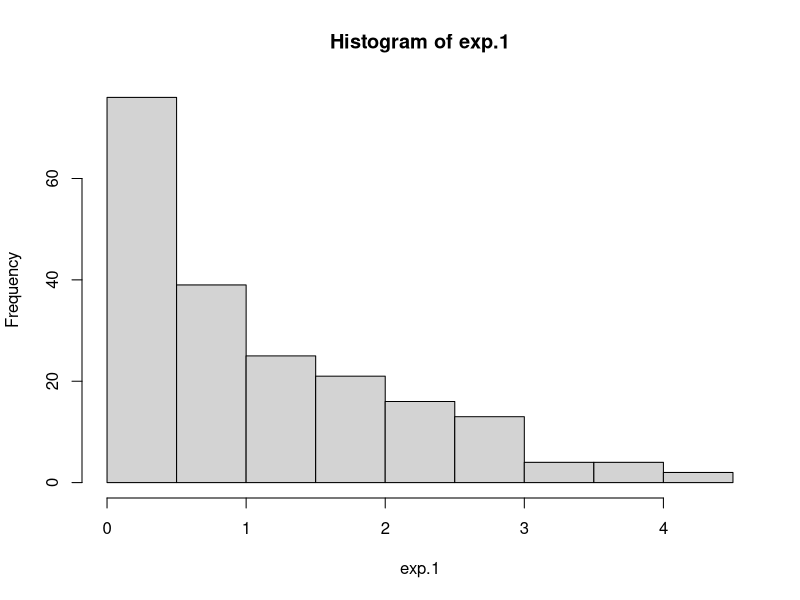
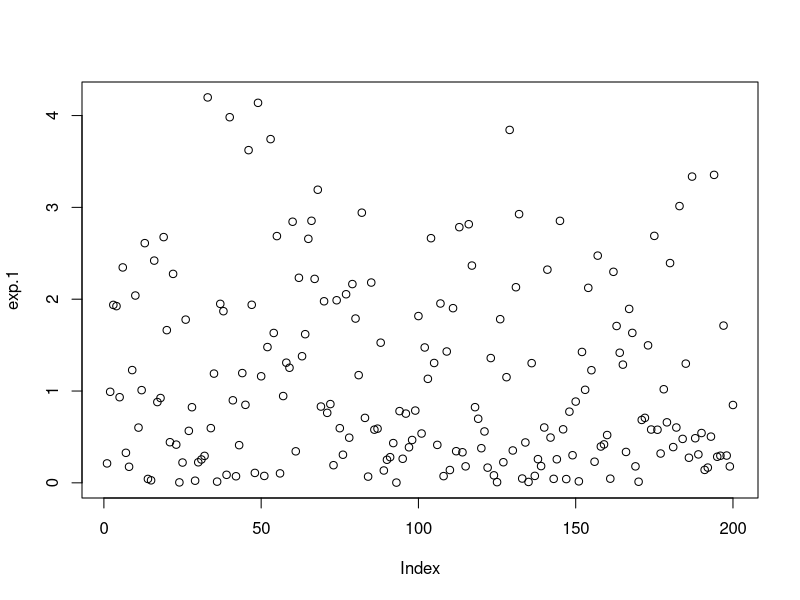
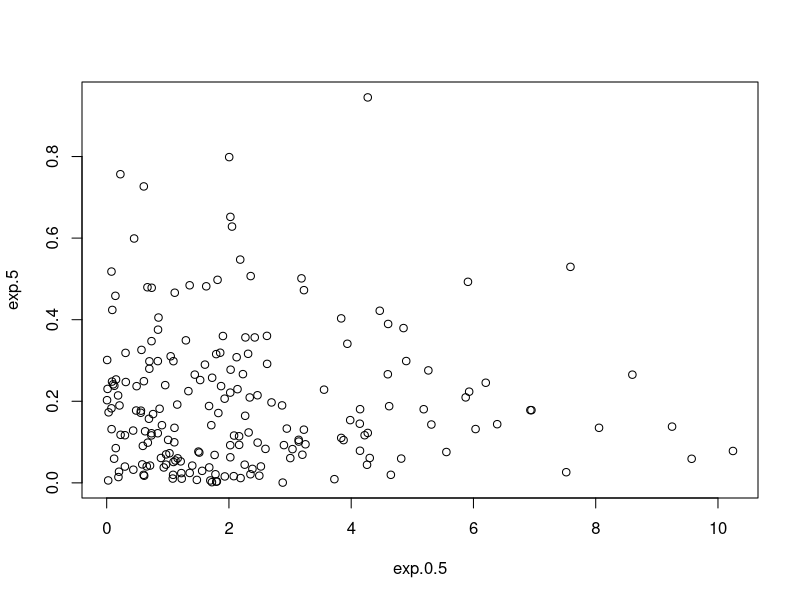
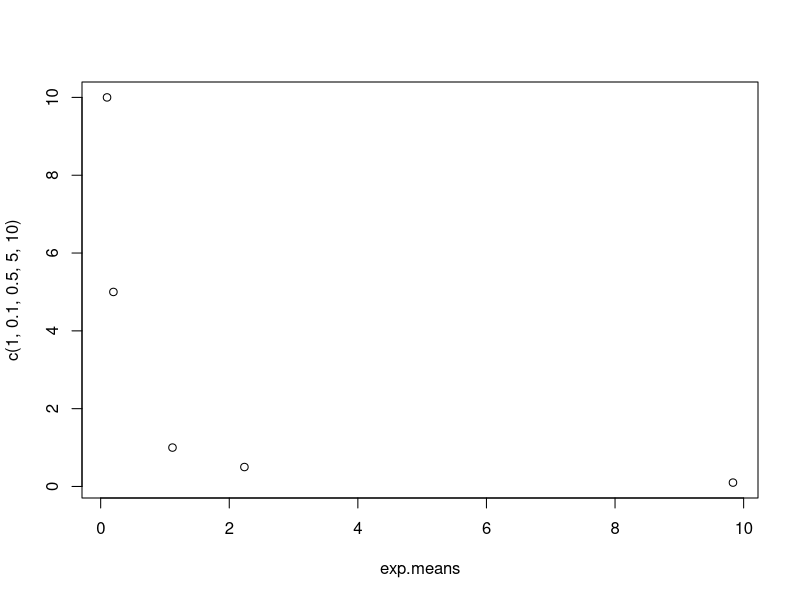
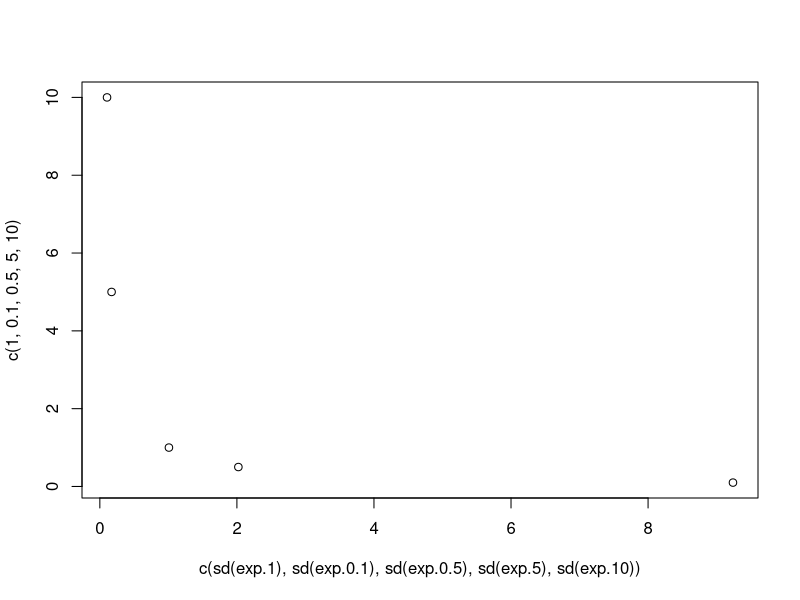
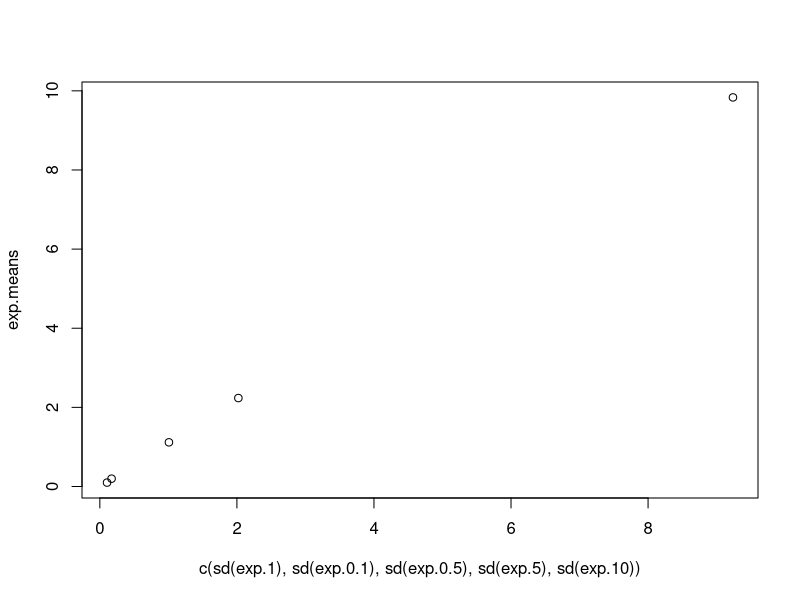
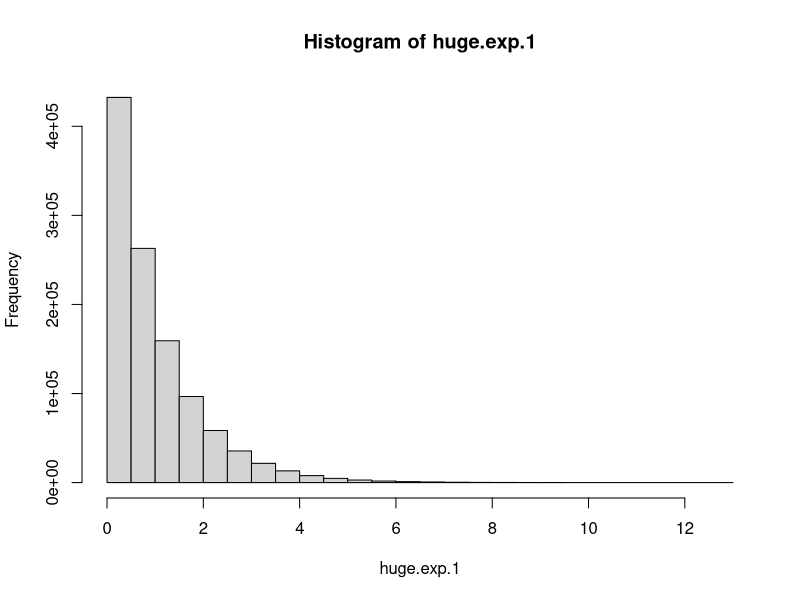
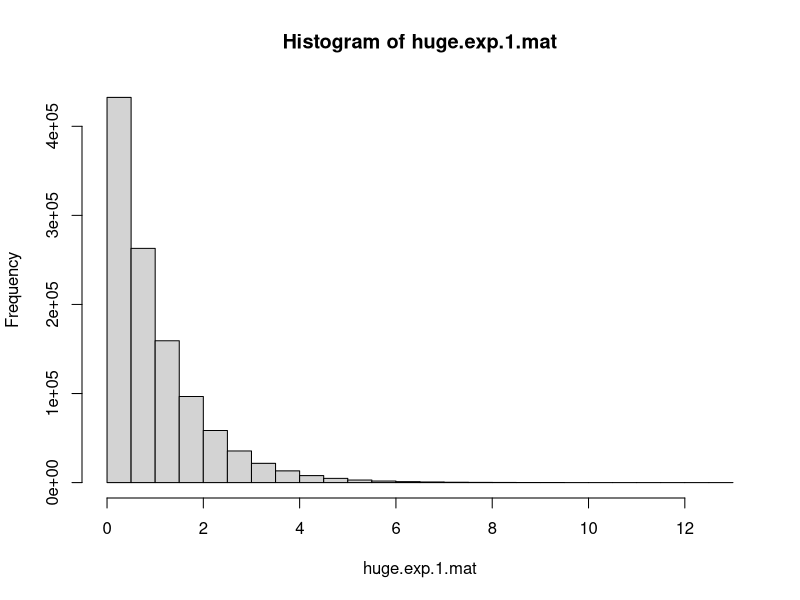

Generate these figures, in order, with R:
## ---- chunk 1
knitr::opts_chunk$set(echo = TRUE)
## ---- chunk 2
exp.1 <- rexp(n=200)
mean(exp.1)
sd(exp.1)
## ---- chunk 3
exp.0.1 <- rexp(n=200, rate=0.1)
exp.0.5<- rexp(n=200,rate=0.5)
exp.5 <- rexp(n=200, rate=5)
exp.10 <-rexp(n=200, rate=10)
## ---- chunk 4
hist(exp.1)
## ---- chunk 5
plot(exp.1)
## ---- chunk 6
plot(exp.0.5, exp.5)
## ---- chunk 7
exp.means <-c(mean(exp.1), mean(exp.0.1),mean(exp.0.5), mean(exp.5), mean(exp.10))
## ---- chunk 8
plot(exp.means, c(1, 0.1, 0.5, 5, 10))
## ---- chunk 9
plot(c(sd(exp.1), sd(exp.0.1), sd(exp.0.5), sd(exp.5), sd(exp.10)), c(1, 0.1, 0.5, 5, 10))
## ---- chunk 10
plot(c(sd(exp.1), sd(exp.0.1), sd(exp.0.5), sd(exp.5), sd(exp.10)), exp.means)
## ---- chunk 11
huge.exp.1 <- rexp(n=1100000)
mean(huge.exp.1)
sd(huge.exp.1)
## ---- chunk 12
hist(huge.exp.1)
## ---- chunk 13
mean(huge.exp.1 > 1)
## ---- chunk 14
huge.exp.1.mat <- matrix(huge.exp.1, 1100,1000)
hist(huge.exp.1.mat)
## ---- chunk 15
mean(huge.exp.1.mat[ ,137])
## ---- chunk 16
plot(colMeans(huge.exp.1.mat))
## ---- chunk 17
mean(huge.exp.1^2)
sd(huge.exp.1^2)
